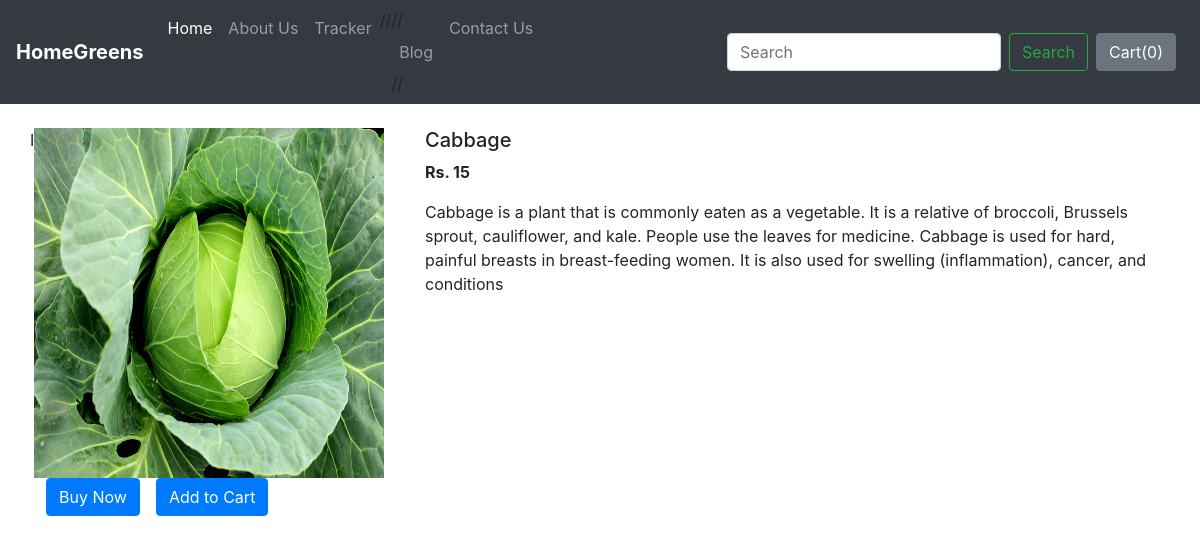
The app's page /shop/products/15 with its own data.
### shop/models.py (models this page shows)
class Product(models.Model):
    product_id = models.AutoField
    product_name=models.CharField(max_length=50)
    category=models.CharField(max_length=50,default="")
    subcategory=models.CharField(max_length=50,default="")
    price=models.IntegerField(default=0)
    desc=models.CharField(max_length=300)
    pub_date=models.DateField()
    image=models.ImageField(upload_to="shop/images", default="")
    def __str__(self):
        return self.product_name

### shop/views.py (the view)
# urls.py: path('products/<int:myid>', views.ProdView,name="ProductView"),
def ProdView(request, myid):
    product=Product.objects.filter(id=myid)
    print(product)
    return render(request,"shop/prodview.html",{'product':product[0]})

### shop/templates/shop/prodview.html (shortened to what this page needs)
{% extends 'shop/basic.html' %}
{% block body %}
<div class="container my-4">
    <div class="row">
        <div class="col-md-4">
            <div class="row">
            I   <img src='/media/{{product.image}}' width="350px" height="350px">
            </div>
        <div class="row">
            <button class="btn btn-primary mx-3">Buy Now</button>
            <button class="btn btn-primary ">Add to Cart</button>
        </div>
    </div>
        <div class='col-md-8'>
            <h5>{{product.product_name}}</h5>
            <p><b>Rs. {{product.price}}</b></p>
            <p>{{product.desc}}</p>
        </div>
    </div>
</div>
{% endblock %}

### records on screen
Product: image (picture), product_name "Cabbage", price "15", desc "Cabbage is a plant that is commonly eaten as a vegetable. It is a relative of broccoli, Brussels sprout, cauliflower, and kale. People use the leaves for medicine. Cabbage is used for hard, painful breasts in breast-feeding women. It is also used for swelling (inflammation), cancer, and conditions"
